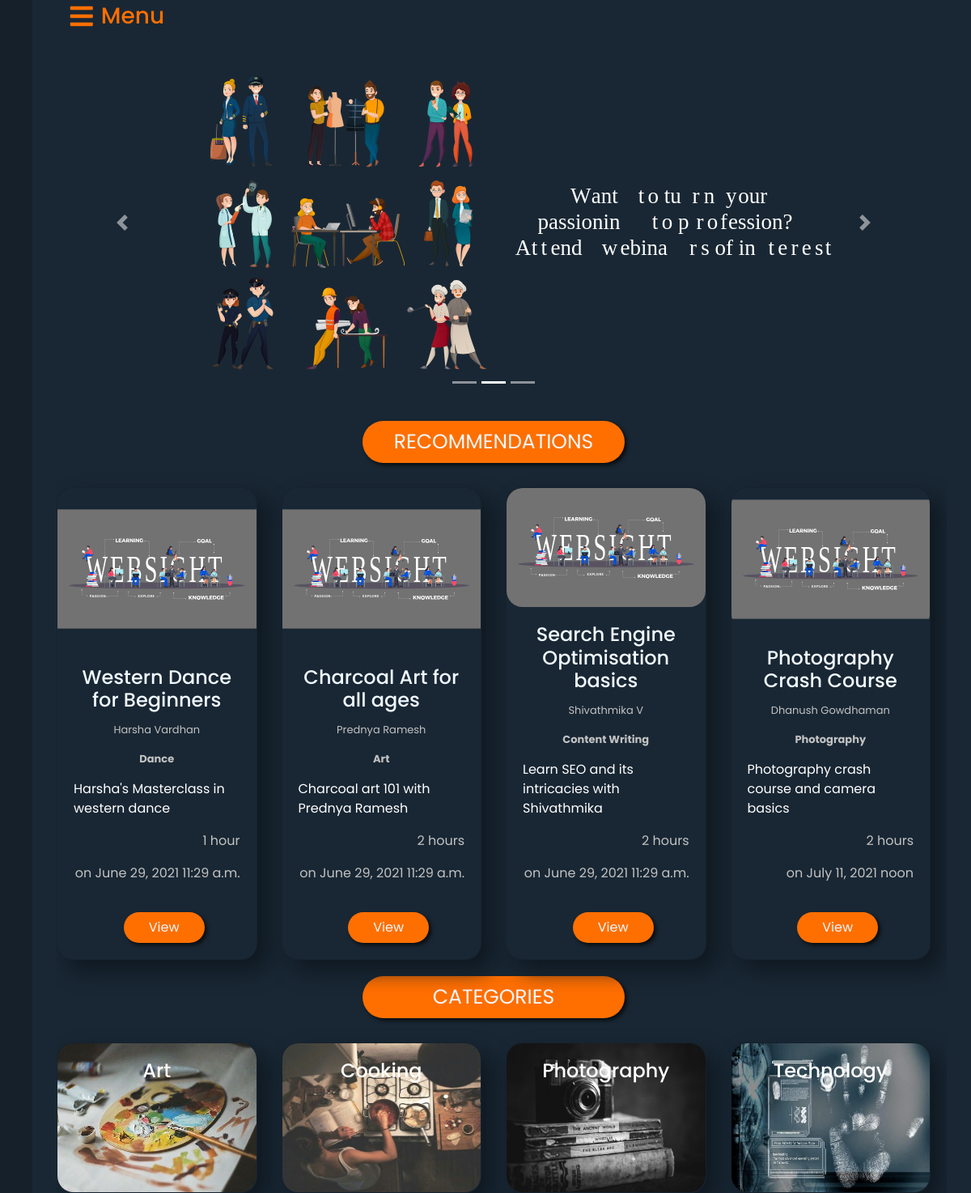
The app's page /home/ (signed in) with its own data.
### webinar/models.py (models this page shows, shortened)
class Posts(models.Model):
    title = models.CharField(max_length=75)
    description = models.TextField()
    dateTime = models.DateTimeField(default=timezone.now)
    date = models.DateField(default=timezone.now, auto_now_add=False, auto_now=False)
    time = models.TimeField(default=timezone.now)
    details = models.TextField()
    link = models.CharField(max_length=500)
    category = models.CharField(max_length=20,choices=CATEGORIES,default='Architecture')
    hostName = models.ForeignKey(User,on_delete=models.CASCADE)
    duration = models.CharField(max_length=50)

### webinar/views.py (the view)
# urls.py: path('home/', PostListView.as_view(), name='webinar-home'),
class PostListView(LoginRequiredMixin,ListView):
    model = Posts
    template_name = 'webinar/home.html'
    context_object_name = 'posts'

### webinar/templates/webinar/home.html (shortened to what this page needs)
{% extends "webinar/base.html" %}
{% load static %}
{% block content %}
<body>
<head>
  <link rel="stylesheet" type="text/css" href="{% static 'Webinar/home.css' %}">
  <div class="main-container menu-close toggle-menu">
    <div class="main-wrapper menu-close toggle-menu">
      <div class="main-header-menu">
        <div id="toggle-button" class="toggle-menu toggle-btn menu-close" onclick="toggleMenu()">
          <i class="fas fa-bars" id="toggle-button" onclick="toggleMenu()"></i>
          <h3>Menu</h3>
        </div>
      </div>
      <div class="main-wrapper-inside">
       <div id="demo" class="carousel slide carousel-fade" data-ride="carousel" data-interval="2000">
          <ul class="carousel-indicators">
            <li data-target="#demo" data-slide-to="0"  class="active"></li>
            <li data-target="#demo" data-slide-to="1"></li>
            <li data-target="#demo" data-slide-to="2"></li>
          </ul>
          <div class="carousel-inner">
            <div class="carousel-item">
              <img src="{% static 'webinar/media/illustration2.svg' %}" alt="">
              <div class="carousel-caption">
              </div>
            </div>
          </div>
          <a class="carousel-control-prev" href="#demo" data-slide="prev">
            <span class="carousel-control-prev-icon"></span>
          </a>
          <a class="carousel-control-next" href="#demo" data-slide="next">
            <span class="carousel-control-next-icon"></span>
          </a>
        </div>
        <div class="deck">
          <div class="deck-header">
            <a href="#" class="btn attend-btn">RECOMMENDATIONS</a>
          </div>
          <div class="card-deck">
            {% for post in posts %}
            <div class="card">
              <img class="card-img-top" src="{% static 'webinar/media/base.svg' %}" alt="Card image" >
              <div class="card-body">
                <h4 class="card-title">{{post.title}}</h4>
                <p class="card-text-host-name">{{post.hostName.first_name}} {{post.hostName.last_name}}</p>
                <p class="card-text-host-name"><b>{{post.category}}</b></p>
                <p class="card-text-desc">{{post.description}}</p>
                <p class="card-text-date mt-9">{{post.duration}}</p>
                <p class="card-text-date mt-10">on {{post.date}} {{post.time}}</p>
                <a href="{% url 'post-detail' post.id%}" class="btn attend-btn" style="margin-left:30%;width:100px;margin-top:20px;">View</a>
              </div>
            </div>
            {% endfor %}
          </div>
        </div>
        <div class="deck categories">
          <div class="deck-header">
            <a href="{% url 'categories' %}" class="btn attend-btn">CATEGORIES</a>
        </div>
          <div class="card-deck">
            <div class="card card-cat">
              <a href="{% url 'art' %}" class="custom-card embed-responsive embed-responsive-4by3">
                <img class="card-img-top embed-responsive-item" src="{% static 'webinar/media/ART.jpg' %}" alt="Card image">
                <div class="card-img-overlay">
                  <h4 class="card-title">Art</h4>
                </div>
              </a>
            </div>
            <div class="card card-cat">
              <a href="{% url 'cooking' %}" class="custom-card embed-responsive embed-responsive-4by3">
                <img class="card-img-top embed-responsive-item" src="{% static 'webinar/media/COOKING.jpg' %}" alt="Card image">
                <div class="card-img-overlay">
                  <h4 class="card-title">Cooking</h4>
                </div>
              </a>
            </div>
            <div class="card card-cat">
              <a href="{% url 'photography' %}" class="custom-card embed-responsive embed-responsive-4by3">
                <img class="card-img-top embed-responsive-item" src="{% static 'webinar/media/PHOTOGRAPHY.jpg' %}" alt="Card image">
                <div class="card-img-overlay">
                  <h4 class="card-title">Photography</h4>
                </div>
              </a>
            </div>
            <div class="card card-cat">
              <a href="{% url 'technology' %}" class="custom-card embed-responsive embed-responsive-4by3">
                <img class="card-img-top embed-responsive-item" src="{% static 'webinar/media/TECHNOLOGY.jpg' %}" alt="Card image">
                <div class="card-img-overlay ">
                  <h4 class="card-title">Technology</h4>
                </div>
              </a>
            </div>
          </div>
        </div>
      </div>
    </div>
  </div>
</body>
{% endblock %}

### webinar/templates/webinar/base.html (shortened to what this page needs)
{% load static %}
<!DOCTYPE html>
<html lang="en">
<head>
    <link rel="stylesheet" href="https://use.fontawesome.com/releases/v5.3.1/css/all.css">
    <link rel="stylesheet" href="https://stackpath.bootstrapcdn.com/bootstrap/4.1.3/css/bootstrap.min.css">
</head>
 {% block content%}{% endblock %}
</html>

### webinar/static/webinar/home.css (style rules this page uses)
:root { --dark0: rgb(21, 32, 43); --dark1: rgb(25, 39, 52); --dark2: rgb(34, 48, 60); --light0: rgb(255, 255, 255); --light1: rgb(136, 153, 166); --orange0: rgb(255, 193, 7); --orange1: rgb(255, 179, 0); --orange2: rgb(255, 111, 0); --orange3: rgb(197, 85, 0); --dark0a: rgba(21, 32, 43, .5); --dark1a: rgba(25, 39, 52, .5); --dark2a: rgba(34, 48, 60, .5); --light0a: rgba(255, 255, 255, .5); --light1a: rgba(136, 153, 166, .5); --orange0a: rgba(255, 193, 7, .5); --orange1a: rgba(255, 179, 0, .5); --orange2a: rgba(255, 111, 0, .5); --orange3a: rgba(197, 85, 0, .5); }
* { box-sizing: border-box; border: none; border-radius: 0; outline: 0; margin: 0; padding: 0; font-family: 'Poppins', sans-serif; }
body { background: var(--dark0); overflow-y: hidden; display: flex; }
.main-container { flex: 4; margin: 0; padding: 20px; height: 100vh; transition: all .5s; overflow-y: hidden; }
.main-wrapper { background: var(--dark1); height: 100%; width: 100%; border-radius: 15px; box-shadow: 10px 10px 20px rgba(0, 0, 0, .7); transition: all .5s; padding: 0px 30px; overflow-y: hidden; }
.main-container.menu-close { margin: 0; padding: 0; overflow-y: hidden; }
.main-wrapper.menu-close { border-radius: 0; overflow-y: scroll; }
i { font-size: 200%; }
.toggle-btn { color: var(--orange2); opacity: 0; visibility: hidden; transition: all .3s; margin: 0; padding: 5px; cursor: pointer; display: flex; justify-content: center; align-items: center; width: 150px; height: 40px; margin-bottom: 20px; }
.toggle-btn i { margin-right: 10px; cursor: pointer; }
.toggle-btn h3 { line-height: 40px; margin:0; }
.toggle-btn.menu-close { opacity: 1; visibility: visible; }
.main-header-menu { height: 50px; }
.main-wrapper-inside { width: 100%; background:var(--dark1); overflow-x: hidden; overflow-y: scroll; padding-right:20px; }
#demo .carousel-inner img { height: 450px; width: 100%; border-radius: 15px; }
.deck { margin-top: 20px; }
.deck-header { margin-bottom: 20px; display: flex; justify-content: center; }
.deck-header .attend-btn { font-size: 25px; width: 30%; }
.attend-btn { border-radius: 15px; background: var(--orange2); box-shadow: 3px 3px 5px rgba(0, 0, 0, .7); transition: all .3s; color: aliceblue; }
.card { background-color:var(--dark2); border-radius: 15px; box-shadow: 13px 13px 26px #0f1820; }
.card-img-top { border-radius: 15px; height: 100%; }
.card-title { text-align: center; color:white; border-radius: 15px; }
.card-text-host-name { text-align: center; color:rgb(194, 194, 194); font-size: small; }
.card-text-date { text-align: right; color:rgb(194, 194, 194); font-size: medium; }
.card-text-desc { color:white; }
.card .card-body .card-title, .card-text { display: flex; justify-content: center; color: aliceblue; }
.attend-btn { border-radius: 30px; background: var(--orange2); box-shadow: 3px 3px 5px rgba(0, 0, 0, .7); transition: all .3s; color: aliceblue; }
a.custom-card, a.custom-card:hover { color: white; text-decoration: none; }
.card, .card img { border-radius: 20px; }
.card { background-color: var(--dark1) !important; }
.card-deck { margin-top:30px; }

### records on screen
Posts: title "Western Dance for Beginners", hostName.first_name "Harsha", hostName.last_name "Vardhan", category "Dance", description "Harsha's Masterclass in western dance", duration "1 hour", date "June 29, 2021", time "11:29 a.m."
Posts: title "Charcoal Art for all ages", hostName.first_name "Prednya", hostName.last_name "Ramesh", category "Art", description "Charcoal art 101 with Prednya Ramesh", duration "2 hours", date "June 29, 2021", time "11:29 a.m."
Posts: title "Search Engine Optimisation basics", hostName.first_name "Shivathmika", hostName.last_name "V", category "Content Writing", description "Learn SEO and its intricacies with Shivathmika", duration "2 hours", date "June 29, 2021", time "11:29 a.m."
Posts: title "Photography Crash Course", hostName.first_name "Dhanush", hostName.last_name "Gowdhaman", category "Photography", description "Photography crash course and camera basics", duration "2 hours", date "July 11, 2021", time "noon"
